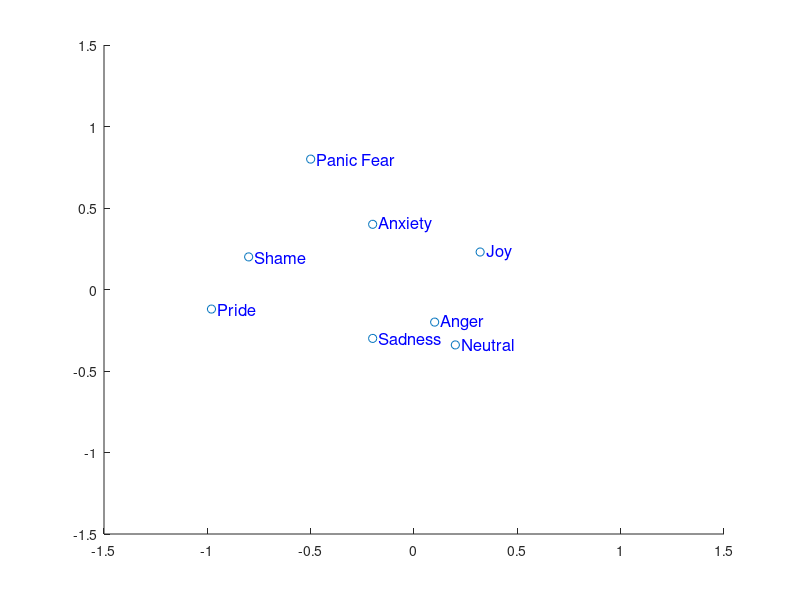

The MATLAB script that drew this image:
wq{1,1} = [0.1;-0.2];
wq{2,1} = [-0.2;0.4];
wq{3,1} = [0.32;0.23];
wq{4,1} = [0.2;-0.34];
wq{5,1} = [-0.5;0.8];
wq{6,1} = [-0.98;-0.12];
wq{7,1} = [-0.2;-0.3];
wq{8,1} = [-0.8;0.2];

x = [0.1 -0.2 0.32 0.2 -0.5 -0.98 -0.2 -0.8]
y = [-0.2 0.4 0.23 -0.34 0.8 -0.12 -0.3 0.2]
emotionCell = {'Anger','Anxiety','Joy','Neutral','Panic Fear','Pride','Sadness','Shame'};

scatter(x,y,'go');
    axis([-1.5,1.5,-1.5,1.5]);
for indEm = 1:8
        str = emotionCell{indEm};
        x0 = x(indEm)+0.03;
        y0 = y(indEm);
        text(x0,y0,str,'HorizontalAlignment','left','FontSize',12,'Color','Blue');
    end